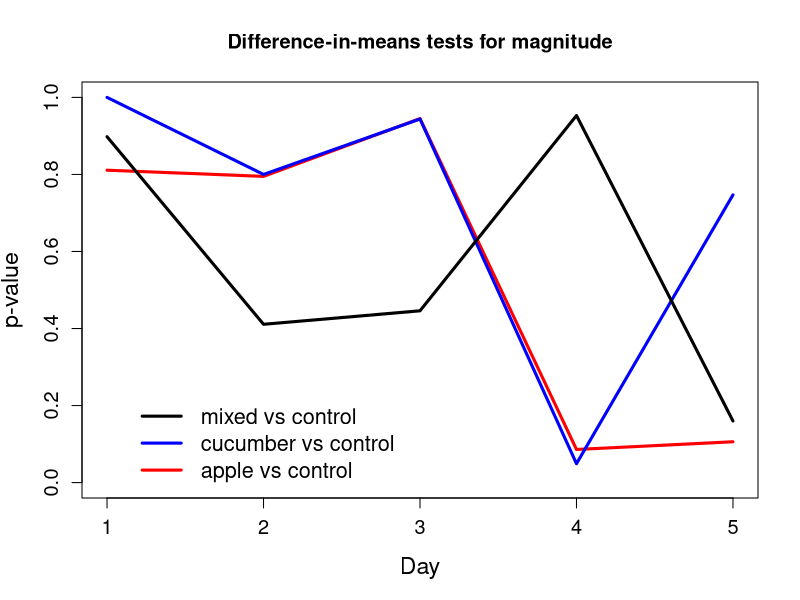
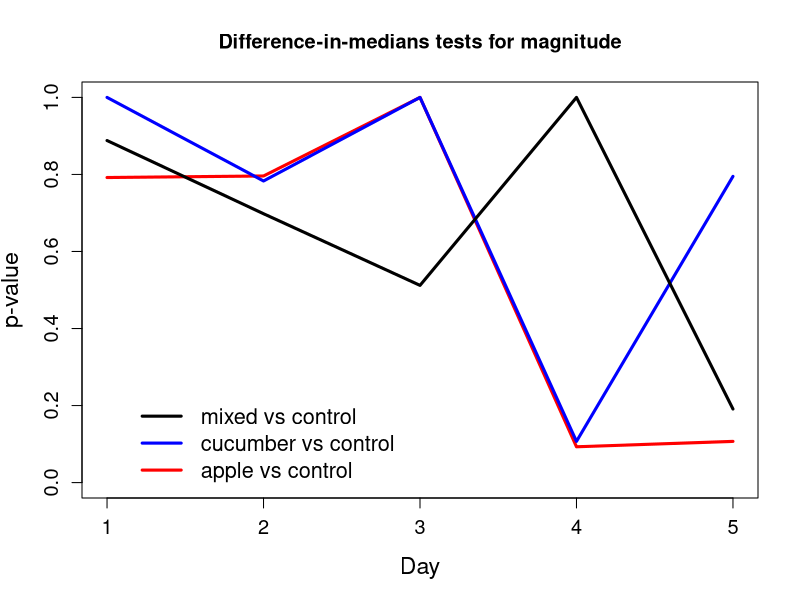
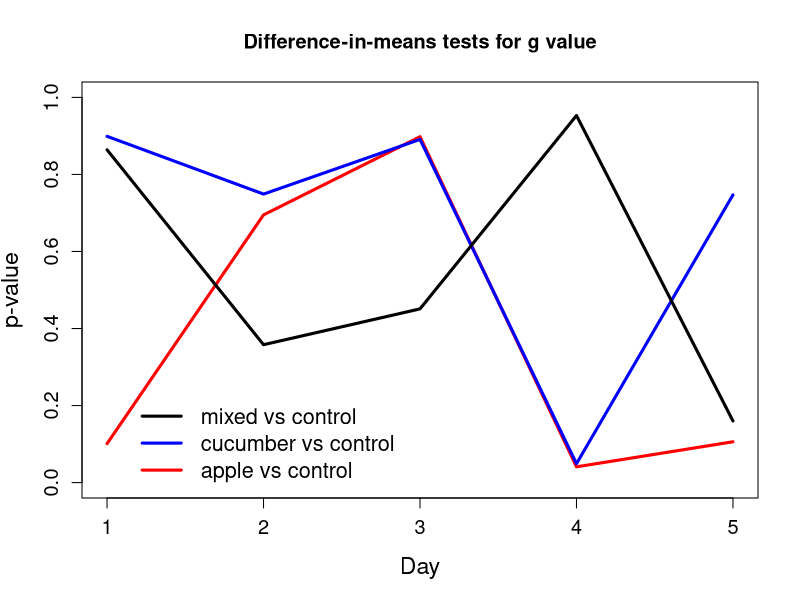
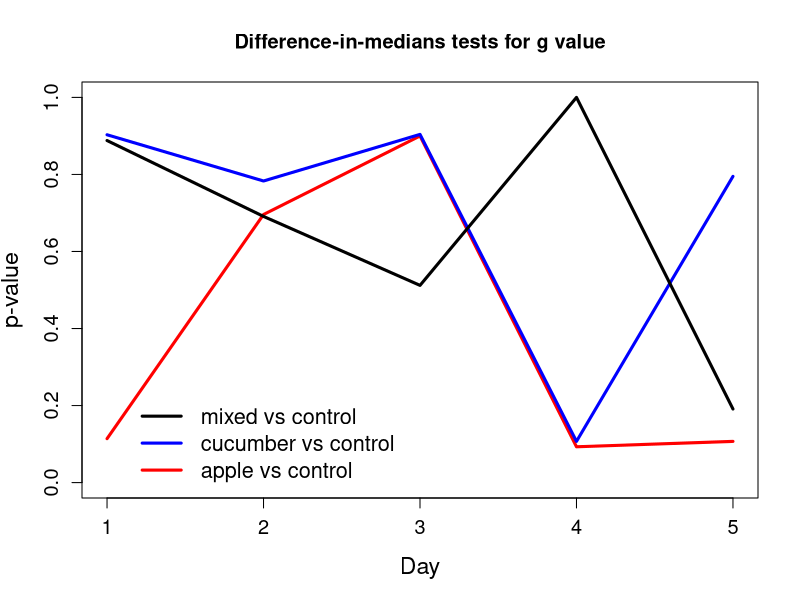

R code for these plots, in order:
## ---- chunk 1
knitr::opts_chunk$set(echo = TRUE)
## ---- chunk 2
#### read the data ####
library(gtools)

banana = read.csv('banana.csv')

#### plot 1,2 ####
#### new table for magnitude changes on each day ####

mag_change = matrix(0, ncol = 5, nrow = 12)

mag_change[,1] = banana$X10.20_magnitude - banana$X10.19_magnitude
mag_change[,2] = banana$X10.21_magnitude - banana$X10.20_magnitude
mag_change[,3] = banana$X10.22_magnitude - banana$X10.21_magnitude
mag_change[,4] = banana$X10.23_magnitude - banana$X10.22_magnitude
mag_change[,5] = banana$X10.24_magnitude - banana$X10.23_magnitude

#### treatment information #### 

tr_ctr = c(0,0,3,3,1,2,2,2,3,0,1,1)


#### functions for permutation tests ####
set.seed(2022)

perm.test.mean = function(outcomes, treatments, nrep = 1000){
  # permutation test with difference-in-means
  n = length(outcomes)
  control = which(treatments == 0)
  treatments[setdiff(1:n, control)] = 1
  
  real_val = mean(outcomes[which(treatments == 1)]) - 
    mean(outcomes[which(treatments == 0)])
  all_perm = matrix(0, nrow = nrep, ncol = n)
  for (i in 1:nrep) {
    all_perm[i,] = permute(treatments)
  }
  
  n_perm = dim(all_perm)[1]
  diff_list = rep(0, n_perm)
  
  for (i in 1:n_perm) {
    diff_list[i] = mean(outcomes[which(all_perm[i,] == 1)]) - 
      mean(outcomes[which(all_perm[i,] == 0)])
  }
  
  p.value = length(which( diff_list <= real_val)) / n_perm
  return(p.value)
}


perm.test.median = function(outcomes, treatments, nrep = 1000){
  # permutation test with difference-in-means
  n = length(outcomes)
  control = which(treatments == 0)
  treatments[setdiff(1:n, control)] = 1
  
  real_val = median(outcomes[which(treatments == 1)]) - 
    median(outcomes[which(treatments == 0)])
  all_perm = matrix(0, nrow = nrep, ncol = n)
  for (i in 1:nrep) {
    all_perm[i,] = permute(treatments)
  }
  n_perm = dim(all_perm)[1]
  diff_list = rep(0, n_perm)
  
  for (i in 1:n_perm) {
    diff_list[i] = median(outcomes[which(all_perm[i,] == 1)]) - 
      median(outcomes[which(all_perm[i,] == 0)])
  }
  
  p.value = length(which( diff_list <= real_val)) / n_perm
  return(p.value)
}


## tests for apple vs control ## 

p.value.list1.mean = rep(0,5)
p.value.list1.median = rep(0,5)
tr01 = c(which(tr_ctr == 0), which(tr_ctr == 1))
for (i in 1:5) {
  p.value.list1.mean[i] = perm.test.mean(outcomes = mag_change[tr01, i], 
                                         treatments = tr_ctr[tr01]) 
  p.value.list1.median[i] = perm.test.median(outcomes = mag_change[tr01, i], 
                                         treatments = tr_ctr[tr01]) 
}


## plot(p.value.list1.mean, type = 'l', xlab = 'Day', ylab = 'p values', main = 'Difference in mean test on apple treatment')
## plot(p.value.list1.median, type = 'l', xlab = 'Day', ylab = 'p values', main = 'Difference in median test on apple treatment')

## tests for cucumber vs control ## 

p.value.list2.mean = rep(0,5)
p.value.list2.median = rep(0,5)
tr02 = c(which(tr_ctr == 0), which(tr_ctr == 2))
for (i in 1:5) {
  p.value.list2.mean[i] = perm.test.mean(outcomes = mag_change[tr02, i], 
                                         treatments = tr_ctr[tr02]) 
  p.value.list2.median[i] = perm.test.median(outcomes = mag_change[tr02, i], 
                                             treatments = tr_ctr[tr02]) 
}

## plot(p.value.list2.mean, type = 'l', xlab = 'Day', ylab = 'p values', main = 'Difference in mean test on cucumber treatment')
## plot(p.value.list2.median, type = 'l', xlab = 'Day', ylab = 'p values', main = 'Difference in median test on cucumber treatment')



## tests for mixed vs control ## 

p.value.list3.mean = rep(0,5)
p.value.list3.median = rep(0,5)
tr03 = c(which(tr_ctr == 0), which(tr_ctr == 3))
for (i in 1:5) {
  p.value.list3.mean[i] = perm.test.mean(outcomes = mag_change[tr03, i], 
                                         treatments = tr_ctr[tr03]) 
  p.value.list3.median[i] = perm.test.median(outcomes = mag_change[tr03, i], 
                                             treatments = tr_ctr[tr03]) 
}

## ---- chunk 3
## plot(p.value.list3.mean, type = 'l', xlab = 'Day', ylab = 'p values', main = 'Difference in mean test on mixed treatment')
## plot(p.value.list3.median, type = 'l', xlab = 'Day', ylab = 'p values', main = 'Difference in median test on mixed treatment')

plot(c(1,2,3,4,5), p.value.list1.mean, type='l', col = 'red', lty = 1, lwd = 3,
     xlab = 'Day', ylab = 'p-value', main = 'Difference-in-means tests for magnitude',
    ylim = c(0, 1), cex.lab = 1.4, cex.axis = 1.2)
lines(c(1,2,3,4,5), p.value.list2.mean, type='l', col="blue", lty = 1, lwd =3)
lines(c(1,2,3,4,5), p.value.list3.mean, type='l', col="black", lty = 1, lwd =3)
legend(x=1.1, y = 0.1, legend = c('apple vs control'), lty = 1, col = c('red'),  bty="n",lwd =3,cex= 1.3)
legend(x=1.1, y = 0.17, legend = c('cucumber vs control'), lty = 1, col = c('blue'),  bty="n",lwd =3,cex= 1.3)
legend(x=1.1, y = 0.24, legend = c('mixed vs control'), lty = 1, col = c('black'),  bty="n",lwd =3,cex= 1.3)
## ---- chunk 4

plot(c(1,2,3,4,5), p.value.list1.median, type='l', col = 'red', lty = 1, lwd = 3,
     xlab = 'Day', ylab = 'p-value', main = 'Difference-in-medians tests for magnitude',
     ylim = c(0, 1), cex.lab = 1.4, cex.axis = 1.2)
lines(c(1,2,3,4,5), p.value.list2.median, type='l', col="blue", lty = 1, lwd =3)
lines(c(1,2,3,4,5), p.value.list3.median, type='l', col="black", lty = 1, lwd =3)
legend(x=1.1, y = 0.1, legend = c('apple vs control'), lty = 1, col = c('red'),  bty="n",lwd =3,cex= 1.3)
legend(x=1.1, y = 0.17, legend = c('cucumber vs control'), lty = 1, col = c('blue'),  bty="n",lwd =3,cex= 1.3)
legend(x=1.1, y = 0.24, legend = c('mixed vs control'), lty = 1, col = c('black'),  bty="n",lwd =3,cex= 1.3)

## ---- chunk 5
#### plot 3,4 ####
#### new table for magnitude changes on each day ####

mag_change = matrix(0, ncol = 5, nrow = 12)

mag_change[,1] = banana$X10.20_g - banana$X10.19_g
mag_change[,2] = banana$X10.21_g - banana$X10.20_g
mag_change[,3] = banana$X10.22_g - banana$X10.21_g
mag_change[,4] = banana$X10.23_g - banana$X10.22_g
mag_change[,5] = banana$X10.24_g - banana$X10.23_g

#### treatment information #### 

tr_ctr = c(0,0,3,3,1,2,2,2,3,0,1,1)


#### functions for permutation tests ####
set.seed(2022)


## tests for apple vs control ## 

p.value.list1.mean = rep(0,5)
p.value.list1.median = rep(0,5)
tr01 = c(which(tr_ctr == 0), which(tr_ctr == 1))
for (i in 1:5) {
  p.value.list1.mean[i] = perm.test.mean(outcomes = mag_change[tr01, i], 
                                         treatments = tr_ctr[tr01]) 
  p.value.list1.median[i] = perm.test.median(outcomes = mag_change[tr01, i], 
                                             treatments = tr_ctr[tr01]) 
}


## plot(p.value.list1.mean, type = 'l', xlab = 'Day', ylab = 'p values', main = 'Difference in mean test on apple treatment')
## plot(p.value.list1.median, type = 'l', xlab = 'Day', ylab = 'p values', main = 'Difference in median test on apple treatment')

## tests for cucumber vs control ## 

p.value.list2.mean = rep(0,5)
p.value.list2.median = rep(0,5)
tr02 = c(which(tr_ctr == 0), which(tr_ctr == 2))
for (i in 1:5) {
  p.value.list2.mean[i] = perm.test.mean(outcomes = mag_change[tr02, i], 
                                         treatments = tr_ctr[tr02]) 
  p.value.list2.median[i] = perm.test.median(outcomes = mag_change[tr02, i], 
                                             treatments = tr_ctr[tr02]) 
}

## plot(p.value.list2.mean, type = 'l', xlab = 'Day', ylab = 'p values', main = 'Difference in mean test on cucumber treatment')
## plot(p.value.list2.median, type = 'l', xlab = 'Day', ylab = 'p values', main = 'Difference in median test on cucumber treatment')



## tests for mixed vs control ## 

p.value.list3.mean = rep(0,5)
p.value.list3.median = rep(0,5)
tr03 = c(which(tr_ctr == 0), which(tr_ctr == 3))
for (i in 1:5) {
  p.value.list3.mean[i] = perm.test.mean(outcomes = mag_change[tr03, i], 
                                         treatments = tr_ctr[tr03]) 
  p.value.list3.median[i] = perm.test.median(outcomes = mag_change[tr03, i], 
                                             treatments = tr_ctr[tr03]) 
}


## plot(p.value.list3.mean, type = 'l', xlab = 'Day', ylab = 'p values', main = 'Difference in mean test on mixed treatment')
## plot(p.value.list3.median, type = 'l', xlab = 'Day', ylab = 'p values', main = 'Difference in median test on mixed treatment')

plot(c(1,2,3,4,5), p.value.list1.mean, type='l', col = 'red', lty = 1, lwd = 3,
     xlab = 'Day', ylab = 'p-value', main = 'Difference-in-means tests for g value',
     ylim = c(0, 1), cex.lab = 1.4, cex.axis = 1.2)
lines(c(1,2,3,4,5), p.value.list2.mean, type='l', col="blue", lty = 1, lwd =3)
lines(c(1,2,3,4,5), p.value.list3.mean, type='l', col="black", lty = 1, lwd =3)
legend(x=1.1, y = 0.1, legend = c('apple vs control'), lty = 1, col = c('red'),  bty="n",lwd =3,cex= 1.3)
legend(x=1.1, y = 0.17, legend = c('cucumber vs control'), lty = 1, col = c('blue'),  bty="n",lwd =3,cex= 1.3)
legend(x=1.1, y = 0.24, legend = c('mixed vs control'), lty = 1, col = c('black'),  bty="n",lwd =3,cex= 1.3)


## ---- chunk 6

plot(c(1,2,3,4,5), p.value.list1.median, type='l', col = 'red', lty = 1, lwd = 3,
     xlab = 'Day', ylab = 'p-value', main = 'Difference-in-medians tests for g value',
     ylim = c(0, 1), cex.lab = 1.4, cex.axis = 1.2)
lines(c(1,2,3,4,5), p.value.list2.median, type='l', col="blue", lty = 1, lwd =3)
lines(c(1,2,3,4,5), p.value.list3.median, type='l', col="black", lty = 1, lwd =3)
legend(x=1.1, y = 0.1, legend = c('apple vs control'), lty = 1, col = c('red'),  bty="n",lwd =3,cex= 1.3)
legend(x=1.1, y = 0.17, legend = c('cucumber vs control'), lty = 1, col = c('blue'),  bty="n",lwd =3,cex= 1.3)
legend(x=1.1, y = 0.24, legend = c('mixed vs control'), lty = 1, col = c('black'),  bty="n",lwd =3,cex= 1.3)


